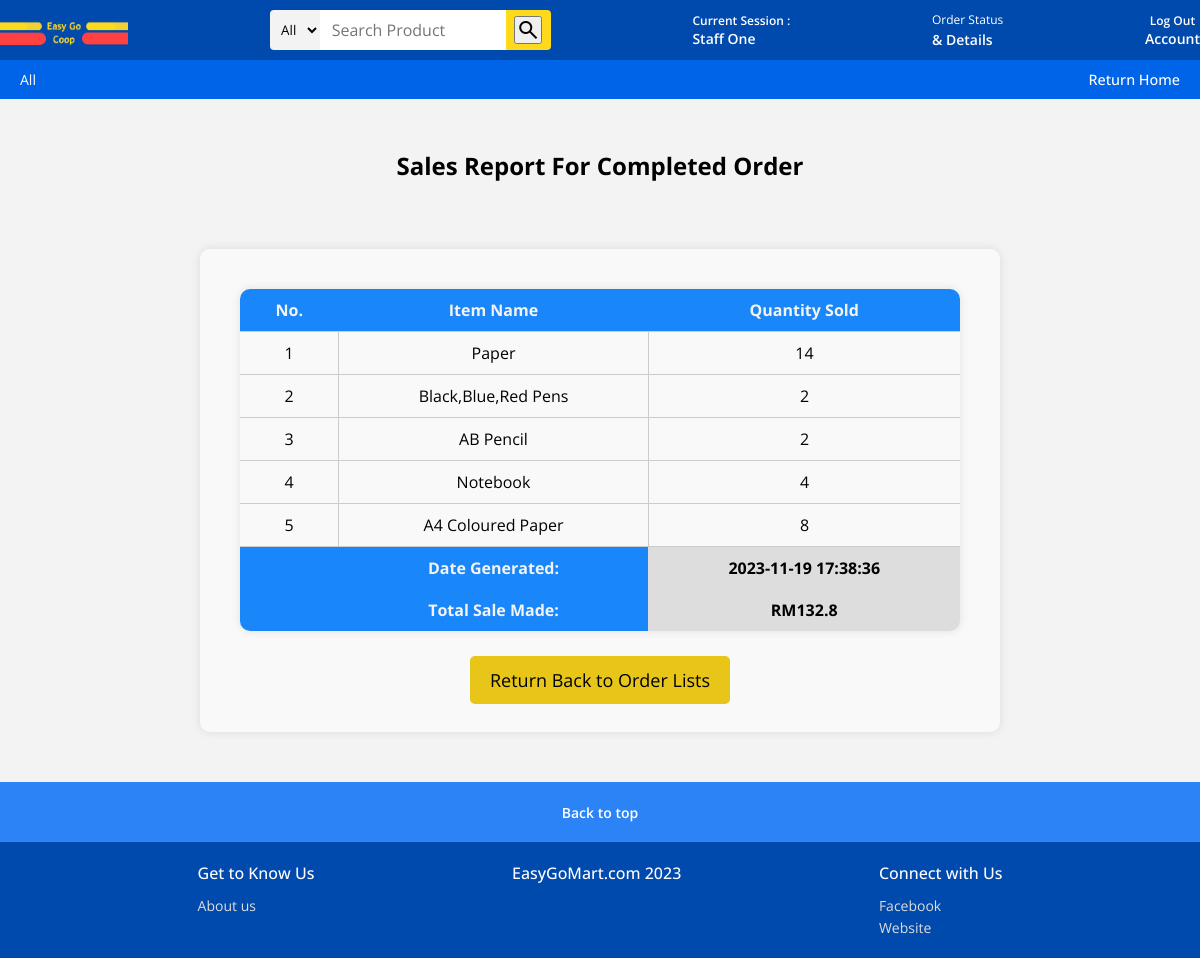
Page /salesReport/ (signed in) on the committed database.
### easyGoMart/models.py (models this page shows)
class Staff(models.Model):
    staffID = models.CharField(max_length= 5, primary_key= True)
    staffName = models.CharField(max_length=100)
    password = models.TextField(default='null')

class Product(models.Model):
    productID = models.CharField(max_length= 5, primary_key= True)
    productImg = models.ImageField()
    productName = models.TextField()
    productDesc = models.TextField()
    productCategory = models.CharField(max_length=30)
    productPrice = models.FloatField()

### easyGoMart/views.py (the view)
# urls.py: path('salesReport/', views.salesReport, name='salesReport'),
def salesReport(request):
    if 'staffID' not in request.session:
        return HttpResponseRedirect(reverse('loginStaff'))
    else:
        staffID = request.session['staffID']
        staff = Staff.objects.get(staffID=staffID)
        completed_orders = OrderDetail.objects.filter(orderStatus='complete')
        items_dict = {}
        total_sales = 0
        for order in completed_orders:
            order_list = OrderList.objects.filter(orderID=order)
            for item in order_list:
                item_name = item.productID.productName
                quantity_sold = item.productQuantity
                if item_name in items_dict:
                    items_dict[item_name] += quantity_sold
                else:
                    items_dict[item_name] = quantity_sold
        total_sales = sum(order.totalAmount for order in completed_orders)
        current_date = datetime.now().strftime("%Y-%m-%d %H:%M:%S")
        items = [{'itemName': name, 'quantitySold': quantity} for name, quantity in items_dict.items()]
        data = {
            'staffID': staffID,
            'staff': staff,
            'staffName': staff.staffName,
            'items': items,
            'totalSales': total_sales,
            'currentDate': current_date,
        }
        return render(request, 'salesReport.html', data)

### easyGoMart/templates/salesReport.html (shortened to what this page needs)
<!DOCTYPE html>
<html lang="en">
{% load static %}
<head>
  <link rel="stylesheet" href="https://cdnjs.cloudflare.com/ajax/libs/font-awesome/6.0.0-beta3/css/all.min.css">
</head>
    <body>
      <header>
        <nav class="navbar">
          <div class="nav-logo">
            <a href="{% url 'staffPage' %}"><img src="{% static 'media/logo.png' %}" alt="logo">
            </a>
          </div>
          <form action="{% url 'staffPageFilter' %}" method="get">
            <div class="nav-search">
                <select name="category" class="select-search">
                  <option value="All">All</option>
                </select>
                <input type="text" name="search" placeholder="Search Product" class="search-input">
                <div class="search-icon">
                    <button type="submit" class="material-symbols-outlined">search</button>
                </div>
            </div>
        </form>
        <div class="sign-in">
          <a href="#"> <p>Current Session :</p>
           <span>{{ staffName }}</span>
          </a>
         </div>
          <div class="returns">
            <a href="{% url 'staffOrderDetails' %}">
              <p>Order Status</p>
              <span>&amp; Details</span></a>
          </div>
          <div class="sign-in">
            <a href="{% url 'logoutStaff' %}" method="post" type="submit"> <p>Log Out</p>
             <span>Account</span></a>
           </div>
        </nav>
        <div class="banner">
          <div class="banner-content">
            <div class="panel">
              <a href="{% url 'staffPage' %}">All</a>
            </div>
            <div class="deals">
              <a href="{% url 'staffPage' %}">Return Home</a>
            </div>
          </div>
        </div>
      </header>
     <section class="shop-section">
      <h1> Sales Report For Completed Order</h1>
     </section>
<section class="shop-section">
  <form method="post" class="wrapper">
        <table class="table">
            <thead>
                <tr>
                    <th>No. </th>
                    <th>Item Name</th>
                    <th>Quantity Sold</th>
                </tr>
            </thead>
            <tbody>
              {% for item in items %}
                  <tr>
                      <td>{{ forloop.counter }}</td>
                      <td>{{ item.itemName }}</td>
                      <td>{{ item.quantitySold }}</td>
                  </tr>
              {% endfor %}
          </tbody>
          <thead>
            <tr>
                <th></th>
                <th>Date Generated:</th>
                <th style="background-color: #ddd; color: #000; position: center;">{{ currentDate }}</th>
            </tr>
        </thead>
        <thead>
            <tr>
                <th></th>
                <th>Total Sale Made:</th>
                <th style="background-color: #ddd; color: #000; position: center;">RM{{ totalSales }}</th>
            </tr>
        </thead>
        </table>
        <br>
        <div class="btn-box">
          <a href="{% url 'staffOrderDetails' %}" class="btn" name="returnBack">Return Back to Order Lists</a>
      </form>
     </section>
    <footer>
      <a href="#" class="footer-title">
        Back to top
      </a>
      <div class="footer-items">
        <ul>
          <h3>Get to Know Us</h3>
          <li><a href="https://beranang.kpm.edu.my/kpmb/index.php">About us</a></li>
        </ul>
        <ul>
          <h3>EasyGoMart.com 2023</h3>
        </ul>
        <ul>
          <h3>Connect with Us</h3>
          <li><a href="https://www.facebook.com/KPMBERANANGSELANGOR/">Facebook</a></li>
          <li><a href="https://beranang.kpm.edu.my/kpmb/index.php">Website</a></li>
        </ul>
      </div>
    </footer>
    </body>
</html>

### easyGoMart/templates/salesReport.html (style rules this page uses)
* { margin: 0; padding: 0; box-sizing: border-box; font-family: "Open Sans", sans-serif; }
html { scroll-behavior: smooth; }
a { text-decoration: none; color: #fff; }
header { width: 100%; background-color:#004AAD; }
.navbar { height: 60px; display: flex; align-items: center; justify-content: space-between; cursor: pointer; color: #fff; max-width: 1280px; margin: 0 auto; }
.nav-logo img { margin-top: 10px; width: 128px; background-image: url("static/images/logo.png"); }
.nav-search { display: flex; justify-content: space-evenly; max-width: 420px; width: 100%; height: 40px; border-radius: 4px; }
.select-search { background: #f3f3f3; width: 50px; text-align: center; border-top-left-radius: 4px; border-bottom-left-radius: 4px; border: none; }
.search-input { max-width: 600px; width: 100%; font-size: 1rem; border: none; outline: none; padding-left: 10px; }
.search-icon { max-width: 45px; width: 100%; display: flex; justify-content: center; align-items: center; font-size: 1.2rem; background: #FFDA1C; color: #000; cursor: pointer; border-top-right-radius: 4px; border-bottom-right-radius: 4px; }
.sign-in p, .returns p { font-size: 0.75rem; }
.sign-in, .returns span { font-size: 0.875rem; font-weight: 600; }
.banner { padding: 10px 20px; background: #006af4d3; color: #fff; font-size: 0.875rem; }
.banner-content { margin: 0 auto; max-width: 1280px; display: flex; align-items: center; justify-content: space-between; }
.panel { max-width: 1280px; display: flex; align-items: center; gap: 5px; cursor: pointer; }
.deals a { font-size: 0.9rem; font-weight: 500; white-space: nowrap; }
body { min-width: 600px; }
.shop-section { display: block; align-items: center; justify-content: center; flex-wrap: wrap; background-color: #f3f3f3; padding: 50px 0; }
h1, h3, p { width: 100%; display: block; position: relative; text-align: center; word-wrap: break-word; }
h1 { margin-bottom: -40px; }
h3 { margin-top: none; }
.footer-title { display: flex; align-items: center; justify-content: center; background: #006af4d3; color: #fff; font-size: 0.875rem; font-weight: 600; height: 60px; }
.footer-items { display: flex; justify-content: space-evenly; width: 100%; margin: 0 auto; background: #004AAD; }
.footer-items h3 { font-size: 1rem; font-weight: 500; color: #fff; margin: 20px 0 10px 0; }
.footer-items ul { list-style: none; margin-bottom: 20px; }
.footer-items li a { color: #ddd; font-size: 0.875rem; }
.wrapper { min-width: 600px; max-width: 800px; margin: 0 auto; background: #f9f9f9; padding: 40px; border-radius: 10px; box-shadow: 0 0 10px rgba(0, 0, 0, 0.1); }
input[type="text"], textarea { padding: 12px; }
.btn-box { margin-top: 15px; text-align: center; }
.btn { background: #e8c519; color: #000000; border: none; padding: 12px 20px; margin: 10px; font-size: 18px; cursor: pointer; border-radius: 5px; }
.table { border-collapse: collapse; width: 100%; border-radius: 10px; overflow: hidden; box-shadow: 0 0 10px rgba(0, 0, 0, 0.1); }
.table td { border: 1px solid #ccc; padding: 10px 15px; text-align: center; }
.table th { padding: 10px 15px; text-align: center; color: #f3f3f3; background-color: #1986fa; }
.table th:first-child, .table td:first-child { border-left: none; }
.table th:last-child, .table td:last-child { border-right: none; }

### rows in the picture
Staff: staffName "Staff One"
Product: itemName "Paper"
Product: itemName "Black,Blue,Red Pens"
Product: itemName "AB Pencil"
Product: itemName "Notebook"
Product: itemName "A4 Coloured Paper"

### other values in the picture
{{ item.quantitySold }} "14" "2" "2" "4" "8"
{{ totalSales }} "132.8"
